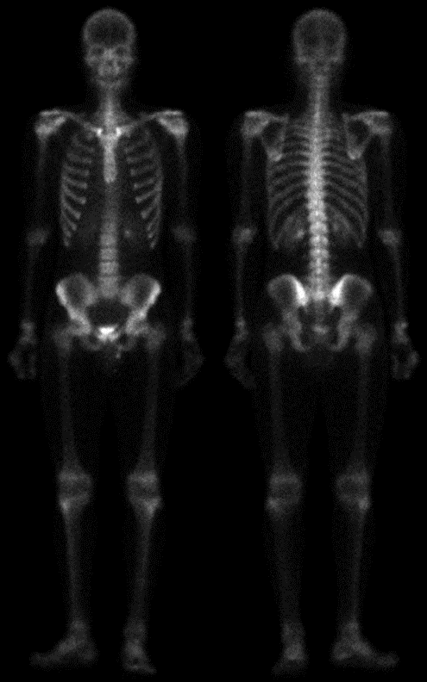
#> input picture 04 Histogram equalization/paperPhoto20210402174743810.bmp, 427 x 682 px
$ python histogram_equalization.py
#> lines starting #> are read from the running program, lines starting #| are printed output that depends on the picture
"""
Perform simulations about the attached two images as following.

    Enhance the images using Histogram equalization method
"""

from PIL import Image
import numpy as np
import matplotlib.pyplot as plt

def histogram_equalization(img):

    # 1
    (N, M) = img.shape

    G = 256 # gray levels
    H = np.zeros(G) # initialize an array Histogram

    # 2
    for g in img.ravel():
        H[g] += 1

    g_min = np.min(np.nonzero(H))

    # 3
    H_c = np.zeros_like(H) # cumulative image histogram
    H_c[0] = H[0]
    for g in range(1,G):
        H_c[g] = H_c[g-1] + H[g]

    H_min = H_c[g_min]

    # 4
    T = np.round( (H_c - H_min) / (M*N - H_min) * (G-1) )

    # 5
    result = np.zeros_like(img)
    for n in range(N):
        for m in range(M):
            result[n,m] = T[img[n,m]]

    return result, T

def show_Hc(img, max_ylim=12500):

    # show image
    plt.figure()
    plt.imshow(img, cmap='gray')
    plt.show()

    G = 256 # gray levels
    H = np.zeros(G)

    for g in img.ravel():
        H[g] += 1

    H_c = np.zeros_like(H) # cumulative image histogram
    H_c[0] = H[0]
    for g in range(1,G):
        H_c[g] = H_c[g-1] + H[g]

    # show histogram
    fig, ax1 = plt.subplots()
    if max_ylim != 'none':
        ax1.set_ylim([0, max_ylim])
    ax1.set_ylabel('histogram', color='C0')
    ax1.hist(img.ravel(), bins=256, range=[0,256], color='C0')
    ax1.tick_params(axis='y', labelcolor='C0')

    ax2 = ax1.twinx()
    ax2.set_ylabel('cumulative histogram', color='C1')
    ax2.plot(H_c, color='C1')
    ax2.tick_params(axis='y', labelcolor='C1')
    plt.show()


# image 1
img_1 = Image.open('paperPhoto20210402174743810.bmp').convert('L')

npimg_1 = np.array(img_1)
show_Hc(npimg_1, max_ylim=12500)
#> after the loop in show_Hc, `for g in img.ravel():`: H = 256 values, max 140813 at index 0, min 1 at index 243, mean 1137.6
#> after the loop in show_Hc, `for g in range(1,G):`: H_c = 256 values from 140813 to 291214
#> in show_Hc, `plt.show()`:
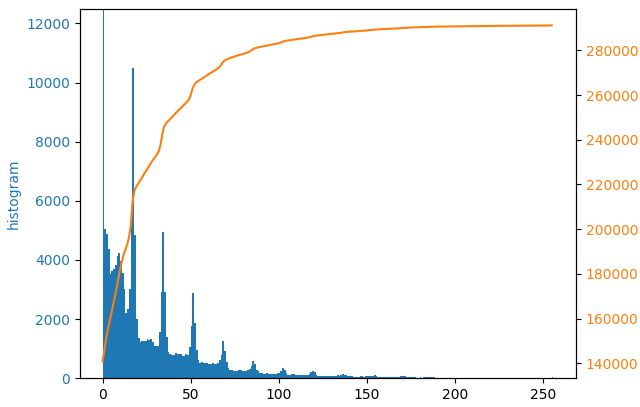
#> figure drawn by matplotlib, 2 panels; panel 1: tallest bar 140813 high, from x = 0 to 1; panel 2: curve peaks at x = 255, y = 291214

eqimg_1, T1 = histogram_equalization(npimg_1)
#> in histogram_equalization, `g_min = np.min(np.nonzero(H))`: g_min = 0
#> after the loop in histogram_equalization, `for g in range(1,G):`: H_c = 256 values from 140813 to 291214
#> in histogram_equalization, `H_min = H_c[g_min]`: H_min = 140813
#> in histogram_equalization, `T = np.round( (H_c - H_min) / (M*N - H_min) * (G-1) )`: T = 256 values from 0 to 255
#> after the loop in histogram_equalization, `for n in range(N):`:
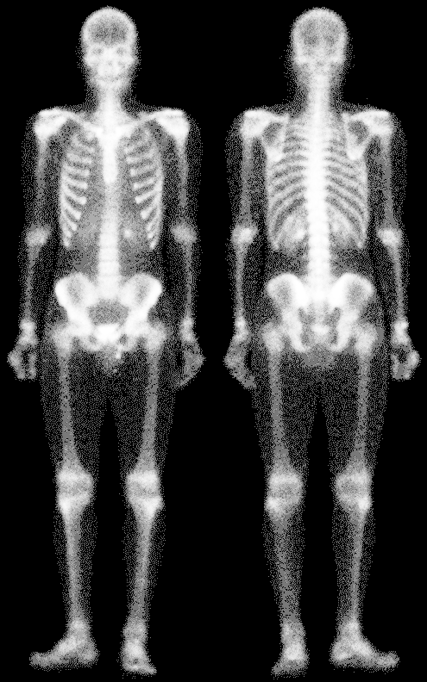
#> result: shape (682, 427); min 0, max 255, mean 67.3
#> T1 = 256 values from 0 to 255
plt.figure()
plt.title('monotonic pixel brightness transformation T')
plt.plot(T1)
plt.show()
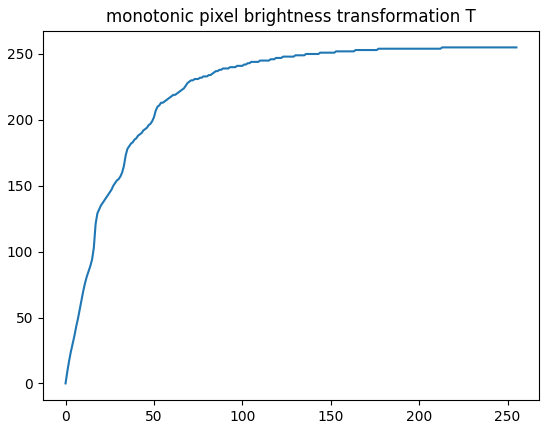
#> figure drawn by matplotlib, 1 panel; curve peaks at x = 213, y = 255
show_Hc(eqimg_1, max_ylim=12500)


# image 2
img_2 = Image.open('paperPhoto20210402174743817.bmp').convert('L')
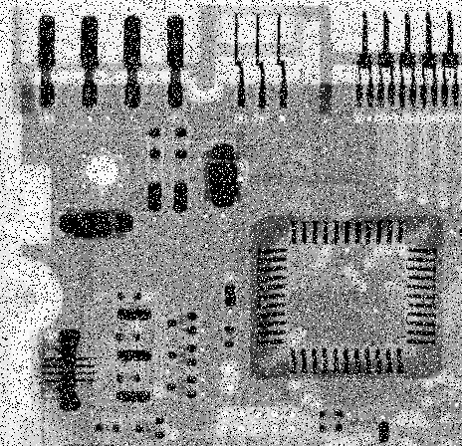
#> input picture 04 Histogram equalization/paperPhoto20210402174743817.bmp, 462 x 446 px

npimg_2 = np.array(img_2)
show_Hc(npimg_2, max_ylim=3500)
#> call 3 of show_Hc, with max_ylim = 3500
#> the loop in show_Hc (call 3), `for g in img.ravel():` made 206052 passes
#> g on passes 1 to 3: 248, 248, 255
#> after the loop in show_Hc (call 3), `for g in img.ravel():`: H = 256 values, max 10298 at index 0, min 267 at index 23, mean 804.9
#> after the loop in show_Hc (call 3), `for g in range(1,G):`: H_c = 256 values from 10298 to 206052
#> in show_Hc (call 3), `plt.show()`:
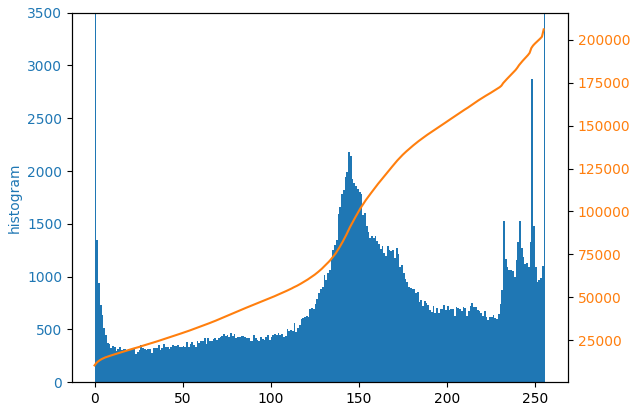
#> figure drawn by matplotlib, 2 panels; panel 1: tallest bar 10298 high, from x = 0 to 1; panel 2: curve peaks at x = 255, y = 206052

eqimg_2, T2 = histogram_equalization(npimg_2)
#> the loop in histogram_equalization (call 2), `for g in img.ravel():` made 206052 passes
#> in histogram_equalization (call 2), `H_min = H_c[g_min]`: H_min = 10298
#> after the loop in histogram_equalization (call 2), `for n in range(N):`:
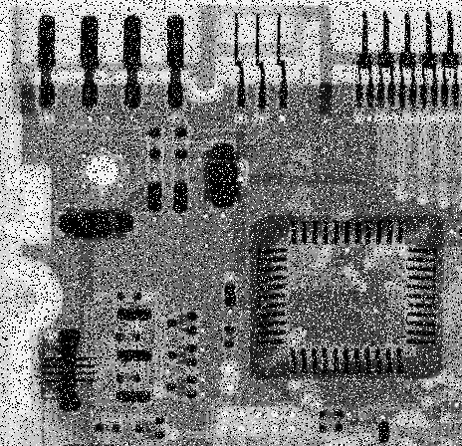
#> result: shape (446, 462); min 0, max 255, mean 121.8
#> T2 = 256 values from 0 to 255
plt.figure()
plt.title('monotonic pixel brightness transformation T')
plt.plot(T2)
plt.show()
#> figure, not shown here; curve peaks at x = 255, y = 255
show_Hc(eqimg_2, max_ylim=3500)
#> call 4 of show_Hc, with max_ylim = 3500
#> the loop in show_Hc (call 4), `for g in img.ravel():` made 206052 passes
#> g on passes 1 to 3: 241, 241, 255
#> after the loop in show_Hc (call 4), `for g in img.ravel():`: H = 256 values, max 10298 at index 0, min 0 at index 1, mean 804.9
#> after the loop in show_Hc (call 4), `for g in range(1,G):`: H_c = 256 values from 10298 to 206052
#> in show_Hc (call 4), `plt.show()`:
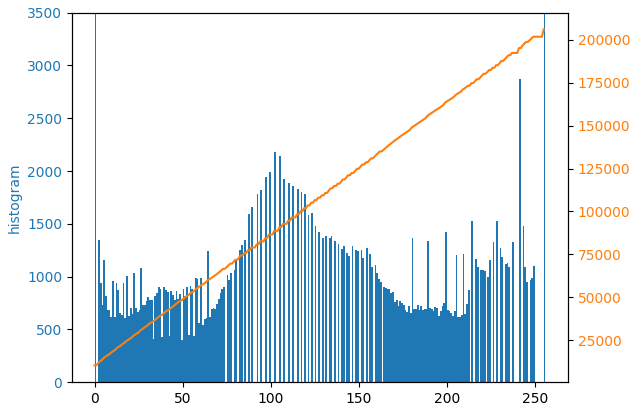
#> figure drawn by matplotlib, 2 panels; panel 1: tallest bar 10298 high, from x = 0 to 1; panel 2: curve peaks at x = 255, y = 206052
